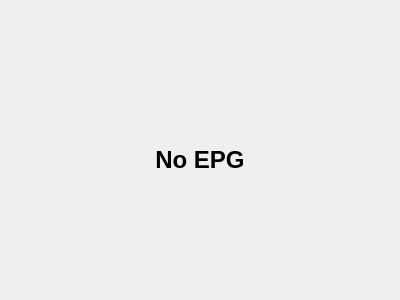
<?xml version="1.0" encoding="UTF-8"?>
<ui version="4.0">
 <class>EpgSchedule</class>
 <widget class="QStackedWidget" name="EpgSchedule">
  <property name="geometry">
   <rect>
    <x>0</x>
    <y>0</y>
    <width>400</width>
    <height>300</height>
   </rect>
  </property>
  <widget class="QWidget" name="pageNoEpg">
   <layout class="QVBoxLayout" name="verticalLayout">
    <item>
     <spacer name="verticalSpacertop">
      <property name="orientation">
       <enum>Qt::Vertical</enum>
      </property>
      <property name="sizeHint" stdset="0">
       <size>
        <width>20</width>
        <height>40</height>
       </size>
      </property>
     </spacer>
    </item>
    <item>
     <widget class="QLabel" name="labelNoEpgIcon">
      <property name="text">
       <string/>
      </property>
      <property name="pixmap">
       <pixmap resource="../../data/icons.qrc">:/icons/32x32/remove.png</pixmap>
      </property>
      <property name="alignment">
       <set>Qt::AlignCenter</set>
      </property>
     </widget>
    </item>
    <item>
     <widget class="QLabel" name="labelNoEpg">
      <property name="text">
       <string>&lt;center&gt;&lt;h1&gt;No EPG&lt;/h1&gt;&lt;/center&gt;</string>
      </property>
     </widget>
    </item>
    <item>
     <spacer name="verticalSpacerBottom">
      <property name="orientation">
       <enum>Qt::Vertical</enum>
      </property>
      <property name="sizeHint" stdset="0">
       <size>
        <width>20</width>
        <height>40</height>
       </size>
      </property>
     </spacer>
    </item>
   </layout>
  </widget>
  <widget class="QWidget" name="pageEpg">
   <layout class="QVBoxLayout" name="verticalLayout_2">
    <property name="spacing">
     <number>0</number>
    </property>
    <property name="margin">
     <number>0</number>
    </property>
    <item>
     <widget class="QTabWidget" name="epgTabWidget">
      <property name="currentIndex">
       <number>0</number>
      </property>
      <property name="usesScrollButtons">
       <bool>false</bool>
      </property>
      <widget class="QWidget" name="tabToday">
       <attribute name="title">
        <string/>
       </attribute>
       <layout class="QVBoxLayout" name="verticalLayout_3">
        <property name="spacing">
         <number>0</number>
        </property>
        <property name="margin">
         <number>0</number>
        </property>
        <item>
         <widget class="EpgList" name="epgToday" native="true"/>
        </item>
       </layout>
      </widget>
      <widget class="QWidget" name="tabDay2">
       <attribute name="title">
        <string/>
       </attribute>
       <layout class="QVBoxLayout" name="verticalLayout_5">
        <property name="spacing">
         <number>0</number>
        </property>
        <property name="margin">
         <number>0</number>
        </property>
        <item>
         <widget class="EpgList" name="epgToday_2" native="true"/>
        </item>
       </layout>
      </widget>
      <widget class="QWidget" name="tabDay3">
       <attribute name="title">
        <string/>
       </attribute>
       <layout class="QVBoxLayout" name="verticalLayout_6">
        <property name="spacing">
         <number>0</number>
        </property>
        <property name="margin">
         <number>0</number>
        </property>
        <item>
         <widget class="EpgList" name="epgToday_3" native="true"/>
        </item>
       </layout>
      </widget>
      <widget class="QWidget" name="tabDay4">
       <attribute name="title">
        <string/>
       </attribute>
       <layout class="QVBoxLayout" name="verticalLayout_8">
        <property name="spacing">
         <number>0</number>
        </property>
        <property name="margin">
         <number>0</number>
        </property>
        <item>
         <widget class="EpgList" name="epgToday_4" native="true"/>
        </item>
       </layout>
      </widget>
     </widget>
    </item>
   </layout>
  </widget>
 </widget>
 <customwidgets>
  <customwidget>
   <class>EpgList</class>
   <extends>QWidget</extends>
   <header>epg/EpgList.h</header>
   <container>1</container>
  </customwidget>
 </customwidgets>
 <resources>
  <include location="../../data/icons.qrc"/>
 </resources>
 <connections/>
</ui>
